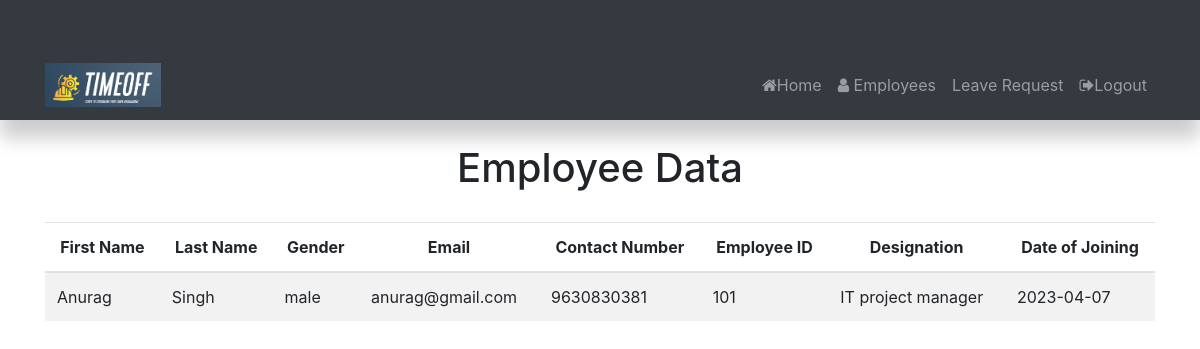
Page /emp_data.php on the committed database.
### tables this page shows
CREATE TABLE `registration` (
  `id` int(100) NOT NULL,
  `firstname` varchar(100) NOT NULL,
  `lastname` varchar(100) NOT NULL,
  `gender` varchar(100) NOT NULL,
  `email` varchar(100) NOT NULL,
  `cnumber` varchar(100) NOT NULL,
  `empid` varchar(100) NOT NULL,
  `pass` varchar(100) NOT NULL,
  `cpass` varchar(100) NOT NULL,
  `dpt` varchar(100) NOT NULL,
  `designation` varchar(100) NOT NULL,
  `doj` date NOT NULL
);

### emp_data.php (the view, shortened to what this page needs)
<!DOCTYPE html>
<html>
<head>
	<link rel="stylesheet" href="https://maxcdn.bootstrapcdn.com/bootstrap/4.0.0/css/bootstrap.min.css">
</head>
<body>
	<?php include'a_nav.php';  ?>
	<div class="container my-4">
		<h1 class="text-center">Employee Data</h1>
		<table class="table table-striped">
			<thead>
				<tr>
					<th>First Name</th>
					<th>Last Name</th>
					<th>Gender</th>
					<th>Email</th>
					<th>Contact Number</th>
					<th>Employee ID</th>
					<th>Designation</th>
					<th>Date of Joining</th>
				</tr>
			</thead>
			<tbody>
            <?php
$mysqli = new mysqli("localhost", "root", "", "emp_time_off");
$sql = "SELECT * FROM registration";
$result = $mysqli->query($sql);
if ($result->num_rows > 0) {
    echo "
          <tbody>";
    while ($row = $result->fetch_assoc()) {
        echo "<tr>
                <td>" . $row["firstname"] . "</td>
                <td>" . $row["lastname"] . "</td>
                <td>" . $row["gender"] . "</td>
                <td>" . $row["email"] . "</td>
                <td>" . $row["cnumber"] . "</td>
                <td>" . $row["empid"] . "</td>
                <td>" . $row["designation"] . "</td>
                <td>" . $row["doj"] . "</td>
              </tr>";
    }
    echo "</tbody></table>";
} else {
    echo "No records found.";
}
?>
	</div>
</body>
</html>

### emp_data.php (style rules this page uses)
h1 { text-align: center; }
table { margin-top: 30px; }
table th { text-align: center; }
.container { margin-top: 50px; }

### rows in the picture
registration: firstname "Anurag", lastname "Singh", gender "male", email "anurag@gmail.com", cnumber "9630830381", empid "101", designation "IT project manager", doj "2023-04-07"
